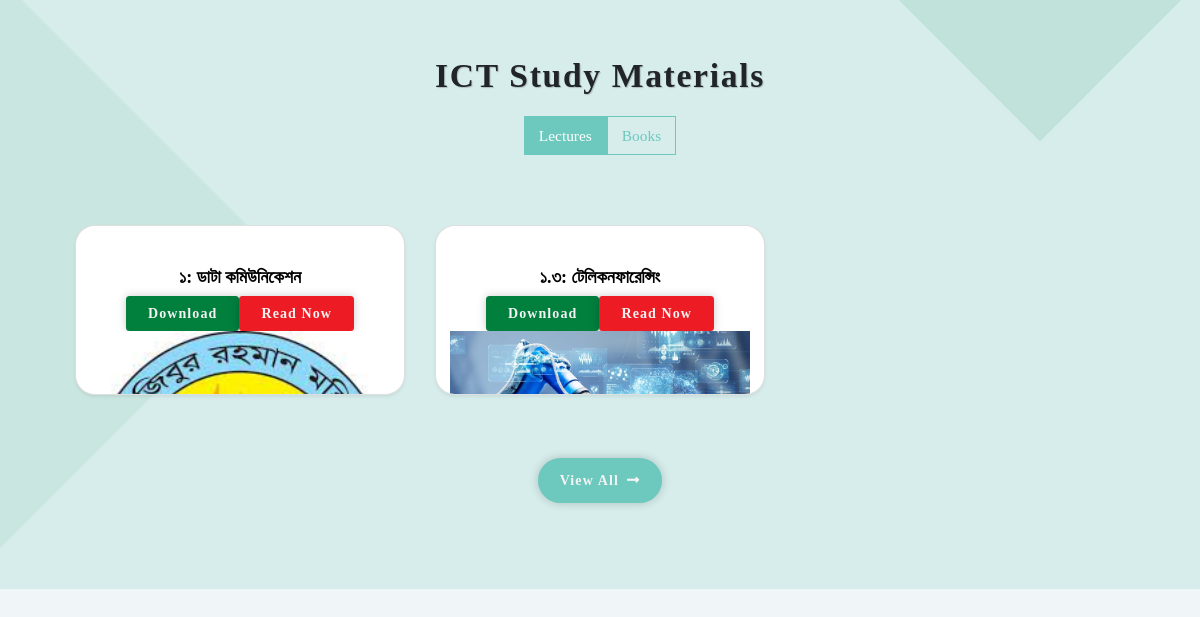
/studymaterials/chapter/1/, run on an earlier commit of the app's database.
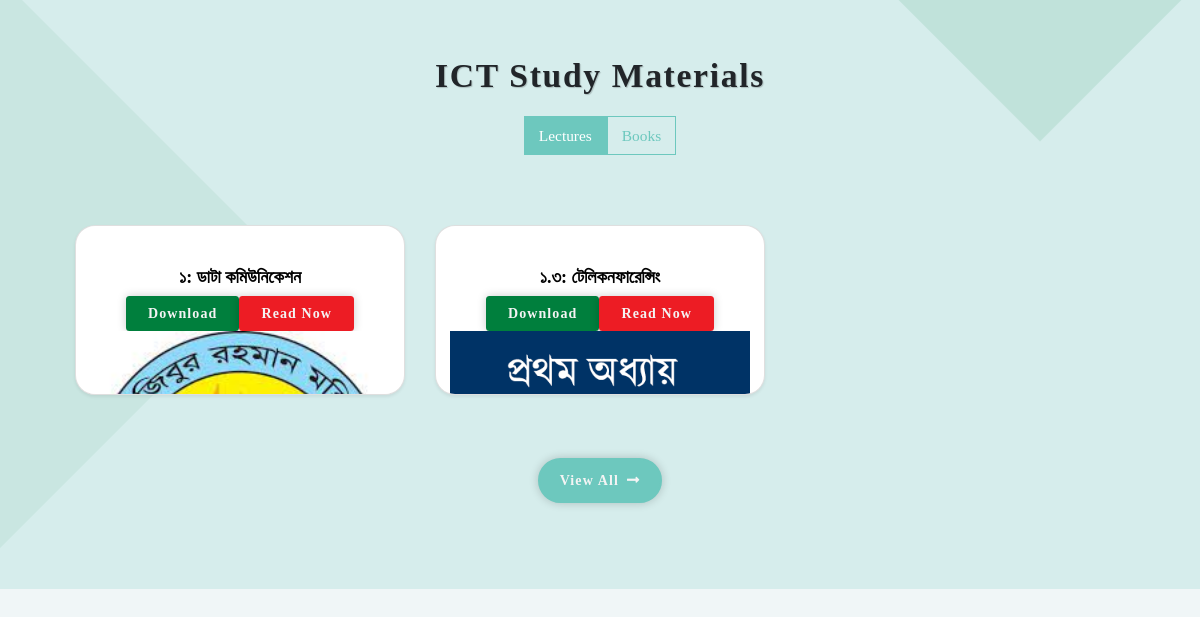
And on a later commit of the database.
### studymaterials/models.py (models this page shows, shortened)
class Lecture(models.Model):
    topic_id=models.CharField(max_length=10)
    topic_name=models.CharField(max_length=512)
    file_type=models.CharField(max_length=10)
    created_at=models.DateTimeField(auto_now_add=True)
    author = models.ForeignKey(settings.AUTH_USER_MODEL,null=True, on_delete=models.SET_NULL)
    reference=models.CharField(max_length=100,blank=True,null=True)
    file=models.FileField(upload_to='media/',blank=True,null=True)
    image=models.ImageField(upload_to='media/',blank=True,null=True)
    chapter=models.ForeignKey(Chapter,null=True,on_delete=models.CASCADE)

### studymaterials/views.py (the view)
# urls.py: path('chapter/<int:pk>/',views.ChapterView.as_view() , name="chapter"),
class ChapterView(DetailView):
    model = Chapter
    template_name = "studymaterials/chapterview.html"
    def get_context_data(self, **kwargs):
        context = super().get_context_data(**kwargs)
        pk = self.kwargs["pk"]
        lectures=Lecture.objects.filter(chapter__chapter_id__contains=pk).distinct()
        print(lectures)
        context = {
          'lectures':lectures,
         }
        return context

### templates/studymaterials/chapterview.html (shortened to what this page needs)
{% extends 'basepage/basepage.html' %}
{% block content %}
 {% load static %}
 <div class="services"> <span class="shape2"></span>
    <div class="container-wrapper">
        <div class="service-tab">
            <div class="content-header mb-5">
                <h1 class="title text-center">ICT Study Materials</h1>
                <ul id="myTab" role="tablist" class="nav nav-tabs justify-content-center">
                    <li class="nav-item"><a id="members-tab" data-toggle="tab" href="#members" role="tab" aria-controls="members" aria-selected="true" class="nav-link active">Lectures</a></li>
                    <li class="nav-item"><a id="nonmembers-tab" data-toggle="tab" href="#nonmembers" role="tab" aria-controls="nonmembers" aria-selected="false" class="nav-link">Books</a></li>
                </ul>
            </div>
                                                <div id="myTabContent" class="service-item tab-content">
                <div id="members" role="tabpanel" aria-labelledby="members-tab" class="members tab-pane fade show active">
                    <div style="height:auto" class="row">
                        {% for lecture in lectures %}
                          <div data-aos="fade-up" data-aos-offset="100" data-aos-duration="1000" class="col-6 col-lg-4 aos-init aos-animate"><a href="/service-details/30/member" class="">
                            <div class="card card-body shadow-sm mb-4">
                                <br>
                                <h3><label>{{lecture.topic_id}}: {{lecture.topic_name}}</label></h3>
                                <form method="POST" action="https://israbentech.com/downloadbase64file">
                                    <a class="btn btn-success" href="{{lecture.file.url}}" download>Download </a><a class="btn btn-danger" href="{{lecture.file.url}}" target="_new">Read Now</a>
                                </form>
                                <img src="{{lecture.image.url}}">
                            </div>
                        </a>
                        </div>
                        {% endfor %}
                                                                    </div>
                    <div class="row pt-5">
                        <div class="col-lg-12 text-center"><a href="/service/member" class="btn btn-lg btn-primary rounded-50">
                                View All
                                <i class="fas fa-long-arrow-alt-right pl-1"></i></a></div>
                    </div>
                </div>
            </div>
        </div>
    </div>
</div>
 {% endblock %}

### templates/basepage/basepage.html (shortened to what this page needs)
<html lang="" layout="frontend"><head>
    {% load static %}
     <link href="https://cdn.jsdelivr.net/npm/bootstrap@5.0.0-beta1/dist/css/bootstrap.min.css" rel="stylesheet">
     <link href="https://use.fontawesome.com/releases/v5.7.2/css/all.css" rel="stylesheet">
     <link rel="stylesheet" href="https://israbentech.com/css/twitterstyle.css">
     <link href="{% static 'css/frontend_app.css' %}" rel="stylesheet">
     <link rel="stylesheet" href="https://basis.org.bd/public/css/frontend/card_style.css">
     <link rel="stylesheet" href="https://basis.org.bd/public/css/frontend/ecommerce/style.css">
     <link rel="stylesheet" href="https://use.fontawesome.com/releases/v5.7.2/css/all.css">
     <link rel="stylesheet" href="{% static 'css/application.css' %}">
   </head>
   <body data-aos-easing="ease" data-aos-duration="400" data-aos-delay="0">
     <div id="app">
         <div id="allpage">
             <div data-v-6f04a53f="" id="app">
                 {% block content %} {% endblock %}
                </div></div></div>
   </body></html>

### templates/basepage/basepage.html (style rules this page uses)
.services { position: relative; overflow: hidden; padding: 4rem 0; background: rgba(109, 200, 190, .2); background-attachment: fixed }
.show { display: block; }
* { margin: 0; padding: 0; box-sizing: border-box; font-family: 'Poppins', sans-serif; }
body { background: #ecf0f3; }
* { margin: 0; padding: 0; box-sizing: border-box; font-family: SolaimanLipi; }
body { background: #f0f6f7; }

What changed in the data, as far as the page shows it:
changed Lecture "টেলিকনফারেন্সিং": image: a different picture
